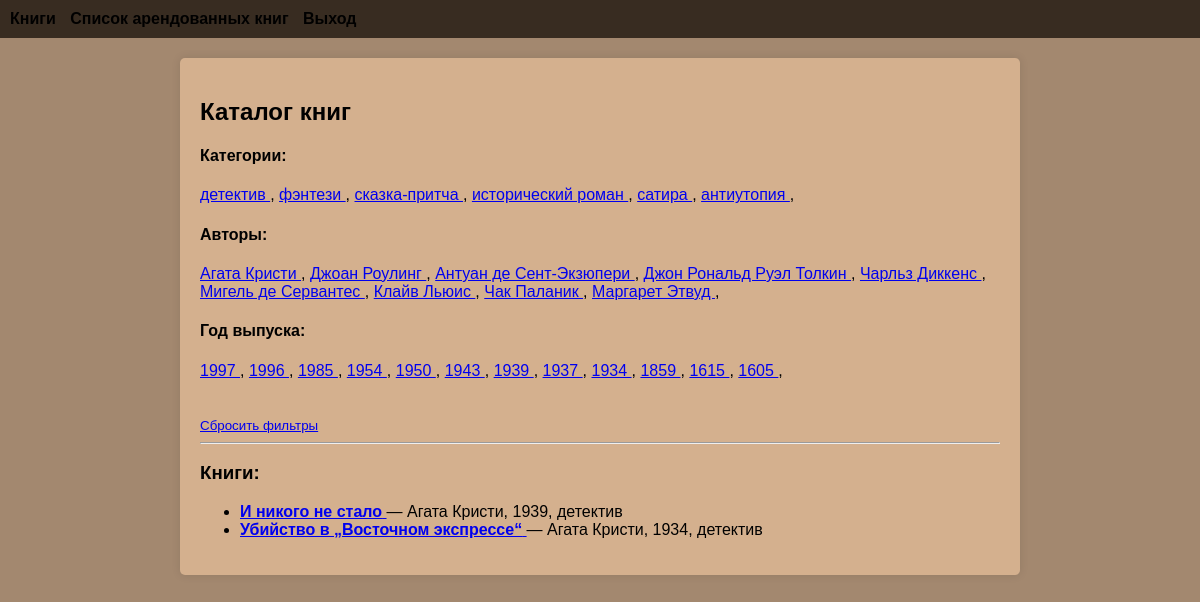
Screenshot of /dashboard?category=детектив (signed in) with the database file from the repository.
### bookstore/models.py (models this page shows, shortened)
class Book(db.Model):
    id = db.Column(db.Integer, primary_key=True)
    title = db.Column(db.String(100), nullable=False)
    author = db.Column(db.String(50), nullable=False)
    category = db.Column(db.String(50), nullable=False)
    year = db.Column(db.Integer, nullable=False)
    price = db.Column(db.Float)
    available = db.Column(db.Boolean, default=True)

### bookstore/routes.py (the view)
@app.route('/dashboard')
@login_required
def user_dashboard():
    category = request.args.get('category')
    author = request.args.get('author')
    year = request.args.get('year', type=int)
    query = Book.query
    if category:
        query = query.filter_by(category=category)
    if author:
        query = query.filter_by(author=author)
    if year:
        query = query.filter_by(year=year)
    books = query.all()
    categories = db.session.query(Book.category).distinct().all()
    authors = db.session.query(Book.author).distinct().all()
    years = db.session.query(Book.year).distinct().all()
    categories = [c[0] for c in categories]
    authors = [a[0] for a in authors]
    years = sorted([y[0] for y in years], reverse=True)
    return render_template('user_dashboard.html', books=books,
                           categories=categories,
                           authors=authors,
                           years=years,
                           selected_category=category,
                           selected_author=author,
                           selected_year=year)

### bookstore/models.py (called while the page is built)
@login_manager.user_loader
def load_user(user_id):
    return User.query.get(int(user_id))

### bookstore/routes.py (called while the page is built)
@app.before_request
def check_expired_rentals():
    if current_user.is_authenticated and request.endpoint in ['user_dashboard']:
         rentals = Rental.query.filter_by(user_id=current_user.id).all()
         expired_rentals = [r for r in rentals if r.is_expired()]
         if expired_rentals:
            flash('У вас есть просроченные книги.', 'error')

### bookstore/templates/user_dashboard.html
{% extends 'base.html' %}
{% block content %}
<h2>Каталог книг</h2>
<h4>Категории:</h4>
<div>
    {% for cat in categories %}
        <a href="{{ url_for('user_dashboard', category=cat, author=selected_author, year=selected_year) }}">
            {{ cat }}
        </a>,
    {% endfor %}
    <br>
</div>
<h4>Авторы:</h4>
<div>
    {% for auth in authors %}
        <a href="{{ url_for('user_dashboard', author=auth, category=selected_category, year=selected_year) }}">
            {{ auth }}
        </a>,
    {% endfor %}
    <br>
</div>
<h4>Год выпуска:</h4>
<div>
    {% for y in years %}
        <a href="{{ url_for('user_dashboard', year=y, category=selected_category, author=selected_author) }}">
            {{ y }}
        </a>,
    {% endfor %}
    <br>
    <br>
    <br>
    <small><a href="{{ url_for('user_dashboard') }}">Сбросить фильтры</a></small>
</div>
<hr>
<h3>Книги:</h3>
{% if books %}
    <ul>
    {% for book in books %}
        <li>
            <a href="{{ url_for('book_detail', book_id=book.id) }}">
                <strong>{{ book.title }}</strong>
            </a> — {{ book.author }}, {{ book.year }}, {{ book.category }}
        </li>
    {% endfor %}
    </ul>
{% else %}
    <p>Книги не найдены.</p>
{% endif %}
{% endblock %}

### bookstore/static/style.css (style rules this page uses)
body { font-family: sans-serif; margin: 0; padding: 0; background: #a3886f; }

### rows the page displays
Book: title "И никого не стало", author "Агата Кристи", year "1939", category "детектив"
Book: title "Убийство в „Восточном экспрессе“", author "Агата Кристи", year "1934", category "детектив"

### other values shown
{{ cat }} "детектив" "фэнтези" "сказка-притча" "исторический роман" "сатира" "антиутопия"
{{ auth }} "Агата Кристи" "Джоан Роулинг" "Антуан де Сент-Экзюпери" "Джон Рональд Руэл Толкин" "Чарльз Диккенс" "Мигель де Сервантес" "Клайв Льюис" "Чак Паланик" "Маргарет Этвуд"
{{ y }} "1997" "1996" "1985" "1954" "1950" "1943" "1939" "1937" "1934" "1859" "1615" "1605"
